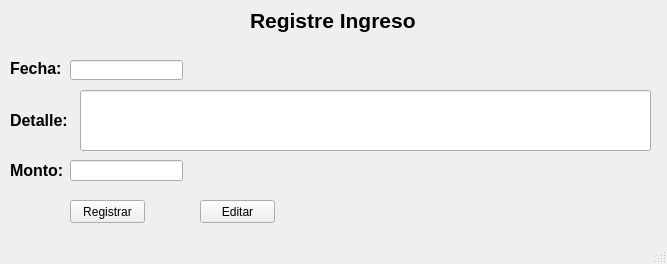
<?xml version="1.0" encoding="UTF-8"?>
<ui version="4.0">
 <class>MainWindow</class>
 <widget class="QMainWindow" name="MainWindow">
  <property name="geometry">
   <rect>
    <x>0</x>
    <y>0</y>
    <width>667</width>
    <height>264</height>
   </rect>
  </property>
  <property name="windowTitle">
   <string>MainWindow</string>
  </property>
  <widget class="QWidget" name="centralwidget">
   <widget class="QLabel" name="labeltitulo">
    <property name="geometry">
     <rect>
      <x>250</x>
      <y>0</y>
      <width>211</width>
      <height>41</height>
     </rect>
    </property>
    <property name="font">
     <font>
      <pointsize>16</pointsize>
      <weight>75</weight>
      <bold>true</bold>
     </font>
    </property>
    <property name="text">
     <string>Registre Ingreso</string>
    </property>
   </widget>
   <widget class="QLineEdit" name="lineEditFecha">
    <property name="geometry">
     <rect>
      <x>70</x>
      <y>60</y>
      <width>113</width>
      <height>20</height>
     </rect>
    </property>
   </widget>
   <widget class="QLineEdit" name="lineEditDetalle">
    <property name="geometry">
     <rect>
      <x>80</x>
      <y>90</y>
      <width>571</width>
      <height>61</height>
     </rect>
    </property>
   </widget>
   <widget class="QLineEdit" name="lineEditMonto">
    <property name="geometry">
     <rect>
      <x>70</x>
      <y>160</y>
      <width>113</width>
      <height>21</height>
     </rect>
    </property>
   </widget>
   <widget class="QLabel" name="labelFecha">
    <property name="geometry">
     <rect>
      <x>10</x>
      <y>60</y>
      <width>61</width>
      <height>16</height>
     </rect>
    </property>
    <property name="font">
     <font>
      <pointsize>12</pointsize>
      <weight>75</weight>
      <bold>true</bold>
     </font>
    </property>
    <property name="text">
     <string>Fecha:</string>
    </property>
   </widget>
   <widget class="QLabel" name="labelDetalle">
    <property name="geometry">
     <rect>
      <x>10</x>
      <y>100</y>
      <width>71</width>
      <height>41</height>
     </rect>
    </property>
    <property name="font">
     <font>
      <pointsize>12</pointsize>
      <weight>75</weight>
      <bold>true</bold>
     </font>
    </property>
    <property name="text">
     <string>Detalle:</string>
    </property>
   </widget>
   <widget class="QLabel" name="labelMonto">
    <property name="geometry">
     <rect>
      <x>10</x>
      <y>160</y>
      <width>81</width>
      <height>20</height>
     </rect>
    </property>
    <property name="font">
     <font>
      <pointsize>12</pointsize>
      <weight>75</weight>
      <bold>true</bold>
     </font>
    </property>
    <property name="text">
     <string>Monto:</string>
    </property>
   </widget>
   <widget class="QPushButton" name="ButtonRegis">
    <property name="geometry">
     <rect>
      <x>70</x>
      <y>200</y>
      <width>75</width>
      <height>23</height>
     </rect>
    </property>
    <property name="text">
     <string>Registrar</string>
    </property>
   </widget>
   <widget class="QPushButton" name="pushButton_2">
    <property name="geometry">
     <rect>
      <x>200</x>
      <y>200</y>
      <width>75</width>
      <height>23</height>
     </rect>
    </property>
    <property name="text">
     <string>Editar</string>
    </property>
   </widget>
  </widget>
  <widget class="QMenuBar" name="menubar">
   <property name="geometry">
    <rect>
     <x>0</x>
     <y>0</y>
     <width>667</width>
     <height>21</height>
    </rect>
   </property>
  </widget>
  <widget class="QStatusBar" name="statusbar"/>
 </widget>
 <resources/>
 <connections/>
</ui>
